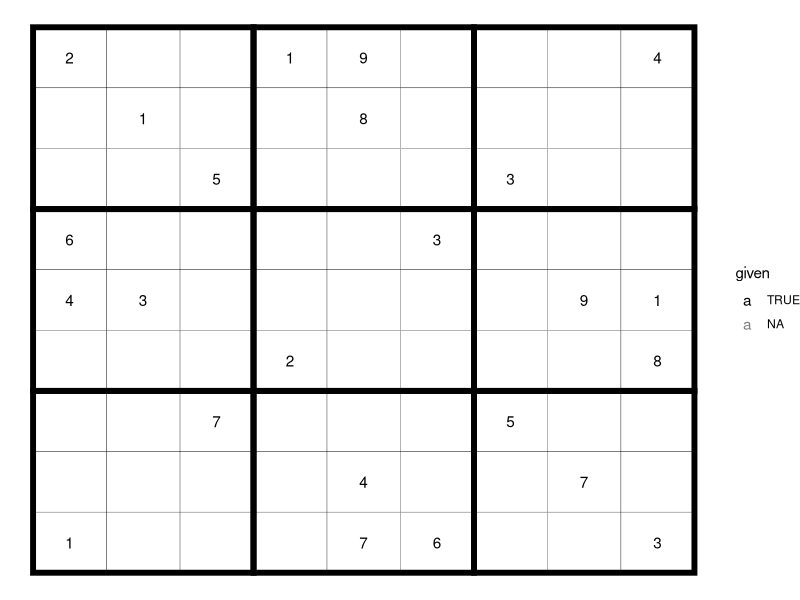
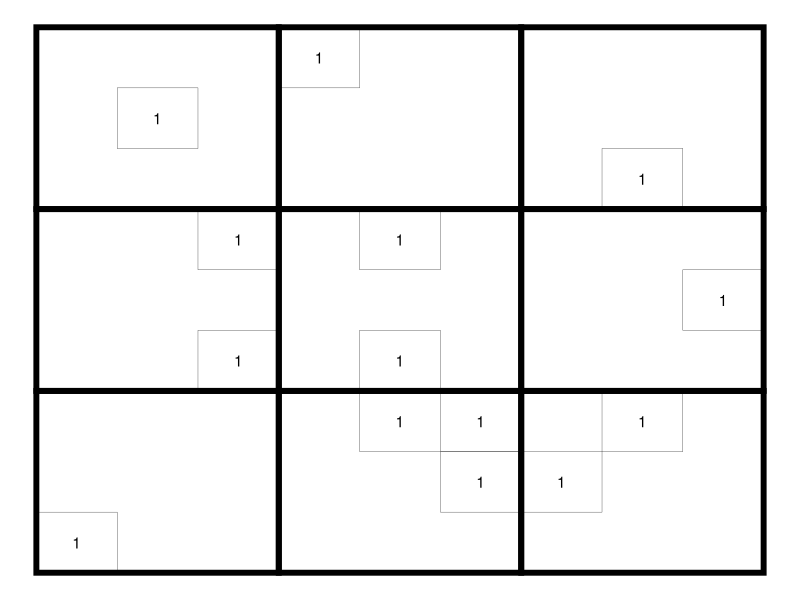
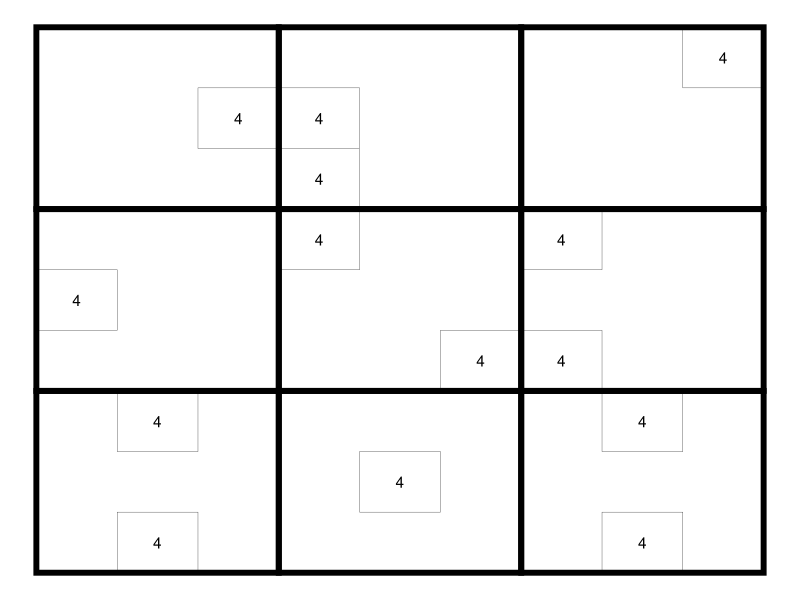
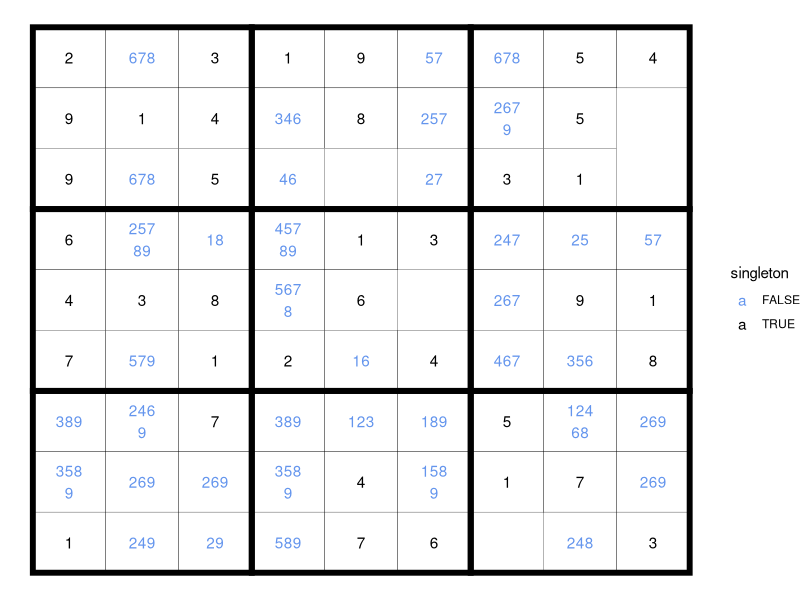
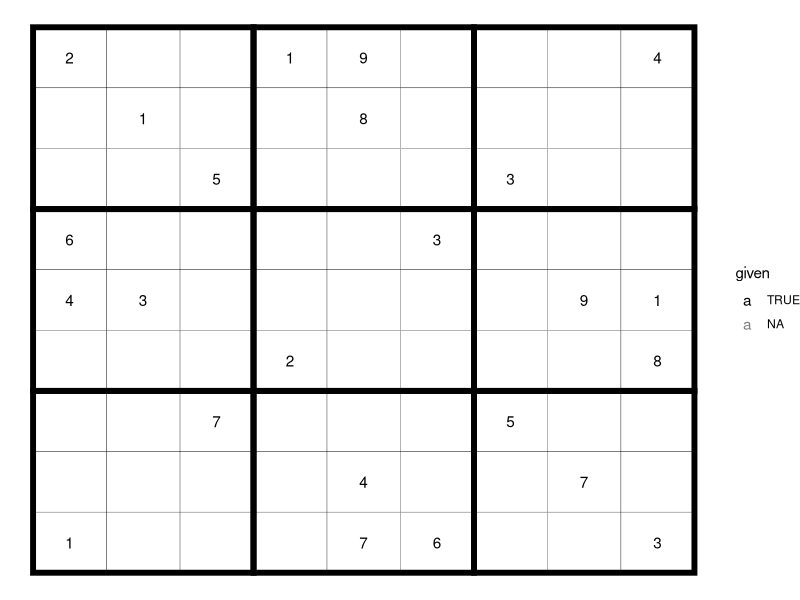
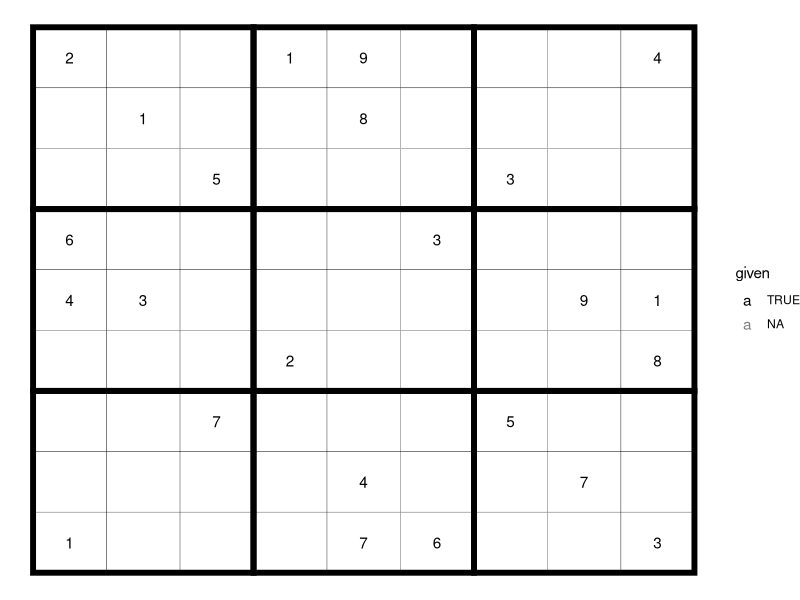

Here is the R script that generated these plots, in order:
library(tidyverse)

sudoku_choices <- tibble(
  value = integer(0),
  row = integer(0),
  column = integer(0)
)

initiate_empty_grid <- function() {
  tibble(
    value = NA,
    expand.grid(row=1:9, column=1:9),
    given = NA
  ) %>% 
    arrange(row, column)
}

add_value_xy <- function(.grid, .row, .column, value, given=FALSE) {
  idx <- which(.grid$row == .row & .grid$column == .column)
  .grid[idx, "value"] <- value
  .grid[idx, "given"] <- given
  .grid
}

sudoku_grid <- initiate_empty_grid()
sudoku_grid <- add_value_xy(sudoku_grid, 1, 1, 2, given=TRUE)
sudoku_grid <- add_value_xy(sudoku_grid, 1, 4, 1, given=TRUE)
sudoku_grid <- add_value_xy(sudoku_grid, 1, 5, 9, given=TRUE)
sudoku_grid <- add_value_xy(sudoku_grid, 1, 9, 4, given=TRUE)
sudoku_grid <- add_value_xy(sudoku_grid, 2, 2, 1, given=TRUE)
sudoku_grid <- add_value_xy(sudoku_grid, 2, 5, 8, given=TRUE)
sudoku_grid <- add_value_xy(sudoku_grid, 3, 3, 5, given=TRUE)
sudoku_grid <- add_value_xy(sudoku_grid, 3, 7, 3, given=TRUE)
sudoku_grid <- add_value_xy(sudoku_grid, 4, 1, 6, given=TRUE)
sudoku_grid <- add_value_xy(sudoku_grid, 4, 6, 3, given=TRUE)
sudoku_grid <- add_value_xy(sudoku_grid, 5, 1, 4, given=TRUE)
sudoku_grid <- add_value_xy(sudoku_grid, 5, 2, 3, given=TRUE)
sudoku_grid <- add_value_xy(sudoku_grid, 5, 8, 9, given=TRUE)
sudoku_grid <- add_value_xy(sudoku_grid, 5, 9, 1, given=TRUE)
sudoku_grid <- add_value_xy(sudoku_grid, 6, 4, 2, given=TRUE)
sudoku_grid <- add_value_xy(sudoku_grid, 6, 9, 8, given=TRUE)
sudoku_grid <- add_value_xy(sudoku_grid, 7, 3, 7, given=TRUE)
sudoku_grid <- add_value_xy(sudoku_grid, 7, 7, 5, given=TRUE)
sudoku_grid <- add_value_xy(sudoku_grid, 8, 5, 4, given=TRUE)
sudoku_grid <- add_value_xy(sudoku_grid, 8, 8, 7, given=TRUE)
sudoku_grid <- add_value_xy(sudoku_grid, 9, 1, 1, given=TRUE)
sudoku_grid <- add_value_xy(sudoku_grid, 9, 5, 7, given=TRUE)
sudoku_grid <- add_value_xy(sudoku_grid, 9, 6, 6, given=TRUE)
sudoku_grid <- add_value_xy(sudoku_grid, 9, 9, 3, given=TRUE)
sudoku_grid

get_tile_index <- function(index) {
  (index-1) %/% 3 + 1
}

get_tile_indices <- function(index) {
  1:3 + (index-1)*3
}

get_tile_values <- function(.grid, .row, .column) {
  row_tile <- get_tile_index(.row)
  column_tile <- get_tile_index(.column)
  get_rows <- get_tile_indices(row_tile)
  get_columns <- get_tile_indices(column_tile)
  .grid %>% 
    filter(row %in% get_rows & column %in% get_columns & !is.na(value)) %>% 
    pull(value)
}

exclude_choice_required_elsewhere_in_tile <- function(.value, .choices, .row, .column) {
  # print("exclude_choice_required_elsewhere_in_tile")
  # look for row/columns where a number cannot appear in 2 out of 3 tiles (on that row)
  # deduct that the choice MUST appear on that row/column in the remaining tile
  # eliminate that choice from the other rows/columns in that remaining tile
  
  # considering that this function focuses on a given row/column,
  # it needs to look at the other two rows for that tile
  
  row_tile <- get_tile_index(.row)
  column_tile <- get_tile_index(.column)
  tile_rows <- get_tile_indices(row_tile)
  tile_columns <- get_tile_indices(column_tile)
  tile_other_rows <- setdiff(tile_rows, .row)
  tile_other_columns <- setdiff(tile_columns, .column)
  other_tiles_rows <- setdiff(1:9, tile_rows)
  other_tiles_columns <- setdiff(1:9, tile_columns)
  
  # only proceed if this is the only cell in this row of this tile possible for this value
  choice_unique_cell_in_tile_row <- .choices %>% 
    filter(value == .value & row == .row & column %in% tile_other_columns)
  # print("choice_unique_cell_in_tile_row")
  # print(choice_unique_cell_in_tile_row)
  if (identical(nrow(choice_unique_cell_in_tile_row), 0L)) {
    # which other rows in the tile is this value a choice for?
    choice_other_rows <- .choices %>% 
      filter(value == .value & row %in% tile_other_rows & column %in% tile_columns) %>% 
      pull(row) %>% 
      unique()
    # exclude the value from this cell if it is required in any other row in that tile
    # i.e., if it is a choice in the another row of that tile while not being a choice in that row in other tiles
    for (other_row in choice_other_rows) {
      choices_in_other_row_in_tile <- .choices %>% 
        filter(row %in% other_row & column %in% tile_columns) %>% 
        pull(value) %>% 
        unique()
      choices_in_other_row_in_other_tiles <- .choices %>% 
        filter(row %in% other_row & !column %in% tile_columns) %>% 
        pull(value) %>% 
        unique()
      if (.value %in% choices_in_other_row_in_tile && !.value %in% choices_in_other_row_in_other_tiles) {
        # print("exclude: required in other row in tile")
        return(TRUE)
      }
    }
  }
  
  choice_unique_cell_in_tile_column <- .choices %>% 
    filter(value == .value & column == .column & row %in% tile_other_rows)
  # print("choice_unique_cell_in_tile_column")
  # print(choice_unique_cell_in_tile_column)
  if (identical(nrow(choice_unique_cell_in_tile_column), 0L)) {
    # which other rows in the tile is this value a choice for?
    choice_other_columns <- .choices %>% 
      filter(value == .value & column %in% tile_other_columns & row %in% tile_rows) %>% 
      pull(column) %>% 
      unique()
    # exclude the value from this cell if it is required in any other column in that tile
    for (other_column in choice_other_columns) {
      choices_in_other_column_in_tile <- .choices %>% 
        filter(column %in% other_column & row %in% tile_rows) %>% 
        pull(value) %>% 
        unique()
      choices_in_other_column_in_other_tiles <- .choices %>% 
        filter(column %in% other_column & !row %in% tile_rows) %>% 
        pull(value) %>% 
        unique()
      if (.value %in% choices_in_other_column_in_tile && !.value %in% choices_in_other_column_in_other_tiles) {
        # print("exclude: required in other column in tile")
        return(TRUE) # exclude
      }
    }
  }
  return(FALSE)
}
exclude_choice_required_elsewhere_in_tile(8, sudoku_choices, 1, 2)

compute_cell_choices <- function(.grid, .choices, .row, .column) {
  grid_value <- .grid %>% 
    filter(row == .row & column == .column) %>% 
    pull(value)
  if (!is.na(grid_value)) {
    return(grid_value)
  }
  
  choices <- 1:9
  
  row_values_used <- .grid %>% 
    filter(row == .row & !is.na(value)) %>% 
    pull(value)
  choices <- setdiff(choices, row_values_used)
  
  column_values_used <- .grid %>% 
    filter(column == .column & !is.na(value)) %>% 
    pull(value)
  choices <- setdiff(choices, column_values_used)
  
  tile_values_used <- get_tile_values(.grid, .row, .column)
  choices <- setdiff(choices, tile_values_used)
  
  exclude <- vapply(choices, exclude_choice_required_elsewhere_in_tile, FUN.VALUE = logical(1), .choices = .choices, .row = .row, .column = .column)
  choices <- choices[!exclude]
  
  choices
}
compute_cell_choices(sudoku_grid, sudoku_choices, 1, 3)
compute_cell_choices(sudoku_grid, sudoku_choices, 2, 4)
compute_cell_choices(sudoku_grid, sudoku_choices, 3, 8)
compute_cell_choices(sudoku_grid, sudoku_choices, 6, 8)
compute_cell_choices(sudoku_grid, sudoku_choices, 8, 7)
compute_cell_choices(sudoku_grid, sudoku_choices, 1, 2)

update_choices_xy <- function(.grid, .row, .column, choices) {
  if (length(choices) == 0) {
    return(.grid)
  }
  .grid %>% 
    filter(!(row == .row & column == .column)) %>% 
    bind_rows(tibble(value = choices, row = .row, column = .column)) %>% 
    arrange(row, column)
}

update_choices_all <- function(sudoku_choices, sudoku_grid) {
  for (.row in 1:9) {
    for (.column in 1:9) {
      sudoku_grid_value <- sudoku_grid %>% 
        filter(row == .row & column == .column) %>% 
        pull(value)
      if (!is.na(sudoku_grid_value)) {
        sudoku_choices <- update_choices_xy(sudoku_choices, .row, .column, sudoku_grid_value)
      } else {
        choices <- compute_cell_choices(sudoku_grid, sudoku_choices, .row, .column)
        sudoku_choices <- update_choices_xy(sudoku_choices, .row, .column, choices)
      }
    }
  }
  sudoku_choices %>% 
    arrange(row, column)
}
sudoku_choices <- update_choices_all(sudoku_choices, sudoku_grid)

plot_grid <- function(.grid) {
  .grid <- .grid %>% 
    mutate(given = factor(given, c(TRUE, FALSE)))
  tile_centers <- expand.grid(row = 2 + 0:2*3, column = 2 + 0:2*3)
  ggplot(.grid, aes(column, 10-row)) +
    geom_tile(fill = "white", color = "black", width = 1, height = 1) +
    geom_tile(aes(10-row, column), tile_centers, fill = NA, color = "black", width = 3, height = 3, linewidth = 2) +
    geom_text(aes(label = value, color = given)) +
    theme_void() +
    scale_color_manual(values = c("TRUE" = "black", "FALSE" = "cornflowerblue"))
}
plot_grid(sudoku_grid)

plot_choices_value <- function(.choices, .value) {
  tile_centers <- expand.grid(row = 2 + 0:2*3, column = 2 + 0:2*3)
  .choices %>% 
    filter(value == .value) %>% 
    ggplot(aes(column, 10-row)) +
    geom_tile(fill = "white", color = "black", width = 1, height = 1) +
    geom_tile(aes(10-row, column), tile_centers, fill = NA, color = "black", width = 3, height = 3, linewidth = 2) +
    geom_text(aes(label = value)) +
    theme_void() +
    scale_color_manual(values = c("TRUE" = "black", "FALSE" = "cornflowerblue"))
}
plot_choices_value(sudoku_choices, 1)
plot_choices_value(sudoku_choices, 4)

strwrap_choices <- function(x) {
  x <- str_flatten(x)
  lapply(
    split(
      str_split(x, "")[[1]],
      head(rep(1:3, each = 3), str_length(x))
    ),
    str_flatten
  ) %>% str_flatten(collapse = "\n")
}
strwrap_choices("123456789")
strwrap_choices("12345")
strwrap_choices("12")

sudoku_choices %>% 
  group_by(row, column) %>% 
  summarise(value = strwrap_choices(value))

plot_choices <- function(.choices) {
  tile_centers <- expand.grid(row = 2 + 0:2*3, column = 2 + 0:2*3)
  .choices %>% 
    group_by(row, column) %>% 
    summarise(
      value = strwrap_choices(value),
      singleton = str_length(value) == 1
    ) %>%
    ggplot(aes(column, 10-row)) +
    geom_tile(fill = "white", color = "black", width = 1, height = 1) +
    geom_tile(aes(10-row, column), tile_centers, fill = NA, color = "black", width = 3, height = 3, linewidth = 2) +
    geom_text(aes(label = value, colour = singleton)) +
    theme_void() +
    scale_color_manual(values = c("TRUE" = "black", "FALSE" = "cornflowerblue"))
}
plot_choices(sudoku_choices)

get_cell_choices <- function(.grid, .row, .column) {
  .grid %>% 
    filter(row == .row & column == .column) %>% 
    pull(value)
}
get_cell_choices(sudoku_choices, 8, 7)
get_cell_choices(sudoku_choices, 1, 2)

only_cell_in_tile <- function(.choices, .value, .row, .column) {
  row_tile <- get_tile_index(.row)
  column_tile <- get_tile_index(.column)
  get_rows <- get_tile_indices(row_tile)
  get_columns <- get_tile_indices(column_tile)
  cells_in_tile <- .choices %>% 
    filter(value == .value) %>% 
    filter(row %in% get_rows & column %in% get_columns)
  identical(nrow(cells_in_tile), 1L) &&
    cells_in_tile$row == .row &&
    cells_in_tile$column == .column
}
only_cell_in_tile(sudoku_choices, 1, 3, 8)
only_cell_in_tile(sudoku_choices, 4, 4, 4)

only_cell_in_column <- function(.choices, .value, .row, .column) {
  cells_in_column <- .choices %>% 
    filter(column == .column & value == .value)
  identical(nrow(cells_in_column), 1L) &&
    cells_in_column$row == .row &&
    cells_in_column$column == .column
}
only_cell_in_column(sudoku_choices, 4, 4, 4)

only_cell_in_row <- function(.choices, .value, .row, .column) {
  cells_in_row <- .choices %>% 
    filter(row == .row & value == .value)
  identical(nrow(cells_in_row), 1L) &&
    cells_in_row$row == .row &&
    cells_in_row$column == .column
}
only_cell_in_row(sudoku_choices, 2, 5, 3)

prompt_next <- function() {
  x <- readline(prompt="Go next? ")
  grepl("y", x)
}

test_choices_xy <- function(.grid, .choices, .row, .column) {
  # what are the choices for the current cell?
  cell_choices <- get_cell_choices(.choices, .row, .column)
  message("== cell_choices ==")
  message("row: ", .row, ", column: ", .column, ", choice: ", cell_choices)
  if (identical(length(cell_choices), 1L)) {
    return(cell_choices)
  }
  # what are the choices for every other cell in the tile?
  tile_row_index <- get_tile_index(.row)
  tile_column_index <- get_tile_index(.column)
  tile_row_indices <- get_tile_indices(tile_row_index)
  tile_column_indices <- get_tile_indices(tile_column_index)
  competing_cells <- as_tibble(expand.grid(row = tile_row_indices, column = tile_column_indices)) %>% 
    bind_rows(tibble(row = .row, column = setdiff(1:9, .column))) %>% 
    bind_rows(tibble(row = setdiff(1:9, .row), column = .column)) %>% 
    filter(!(row == .row & column ==.column)) %>% 
    distinct(row, column) %>% 
    arrange(row, column)
  # print(c(.row, .column))
  # print(competing_cells, n = Inf)
  other_cell_choices <- competing_cells %>% 
    inner_join(.choices, c("row", "column")) %>% 
    pull(value) %>% 
    unique()
  # print(other_cell_choices)
  cell_choices[!cell_choices %in% other_cell_choices]
}
test_choices_xy(sudoku_grid, sudoku_choices, 3, 8)
test_choices_xy(sudoku_grid, sudoku_choices, 1, 2)

# Run ----

print(plot_grid(sudoku_grid))
firstpass <- TRUE
continue <- TRUE
prompt <- T
n_filled <- sum(!is.na(sudoku_grid$value))
while(any(is.na(sudoku_grid$value)) & continue) {
  if (firstpass) {
    sudoku_choices <- update_choices_all(sudoku_choices, sudoku_grid)
    firstpass <- FALSE
  }
  for (row in 1:9) {
    # interrupt if signal is toggled
    if (!continue) break
    for (column in 1:9) {
      # interrupt if signal is toggled
      if (!continue) break
      if (!is.na(sudoku_grid[sudoku_grid$row == row & sudoku_grid$column == column, "value"])) {
        next
      }
      # eliminate choices from 1:9
      only_choice <- test_choices_xy(sudoku_grid, sudoku_choices, row, column)
      message("== only_choice ==")
      message("row: ", row, ", column: ", column, ", only_choice: ", only_choice)
      if (length(only_choice) == 1) {
        if (prompt) {
          continue <- prompt_next()
        } else {
          continue <- TRUE
        }
        if (continue) {
          sudoku_grid <- add_value_xy(sudoku_grid, row, column, only_choice, given = FALSE)
          print(plot_grid(sudoku_grid))
          Sys.sleep(0.5)
          sudoku_choices <- update_choices_all(sudoku_choices, sudoku_grid)
          next
        } else {
          break
        }
      }
      # only cell in tile for this value?
      cell_choices <- get_cell_choices(sudoku_choices, row, column)
      only_cell <- vapply(cell_choices, only_cell_in_tile, logical(1), .choices = sudoku_choices, .row = row, .column = column)
      value <- cell_choices[only_cell]
      message("== only cell ==")
      message("row: ", row, ", column: ", column, ", value: ", value)
      if (sum(only_cell) == 1) {
        if (prompt) {
          continue <- prompt_next()
        } else {
          continue <- TRUE
        }
        if (continue) {
          sudoku_grid <- add_value_xy(sudoku_grid, row, column, value, given = FALSE)
          print(plot_grid(sudoku_grid))
          Sys.sleep(0.5)
          sudoku_choices <- update_choices_all(sudoku_choices, sudoku_grid)
          next
        } else {
          break
        }
      }
      # only cell in column for value?
      only_cell <- vapply(cell_choices, only_cell_in_column, logical(1), .choices = sudoku_choices, .row = row, .column = column)
      value <- cell_choices[only_cell]
      message("== only cell ==")
      message("row: ", row, ", column: ", column, ", value: ", value)
      if (sum(only_cell) == 1) {
        if (prompt) {
          continue <- prompt_next()
        } else {
          continue <- TRUE
        }
        if (continue) {
          sudoku_grid <- add_value_xy(sudoku_grid, row, column, value, given = FALSE)
          print(plot_grid(sudoku_grid))
          Sys.sleep(0.5)
          sudoku_choices <- update_choices_all(sudoku_choices, sudoku_grid)
          next
        } else {
          break
        }
      }
      # only cell in row for value?
      only_cell <- vapply(cell_choices, only_cell_in_row, logical(1), .choices = sudoku_choices, .row = row, .column = column)
      value <- cell_choices[only_cell]
      message("== only cell ==")
      message("row: ", row, ", column: ", column, ", value: ", value)
      if (sum(only_cell) == 1) {
        if (prompt) {
          continue <- prompt_next()
        } else {
          continue <- TRUE
        }
        if (continue) {
          sudoku_grid <- add_value_xy(sudoku_grid, row, column, value, given = FALSE)
          print(plot_grid(sudoku_grid))
          Sys.sleep(0.5)
          sudoku_choices <- update_choices_all(sudoku_choices, sudoku_grid)
          next
        } else {
          break
        }
      }
    }
  }
  new_n_filled <- sum(!is.na(sudoku_grid$value))
  if (continue && identical(new_n_filled, n_filled)) {
    message("No progress in last round. No point trying again.")
    break
  }
  n_filled <- new_n_filled
}
plot_grid(sudoku_grid)
